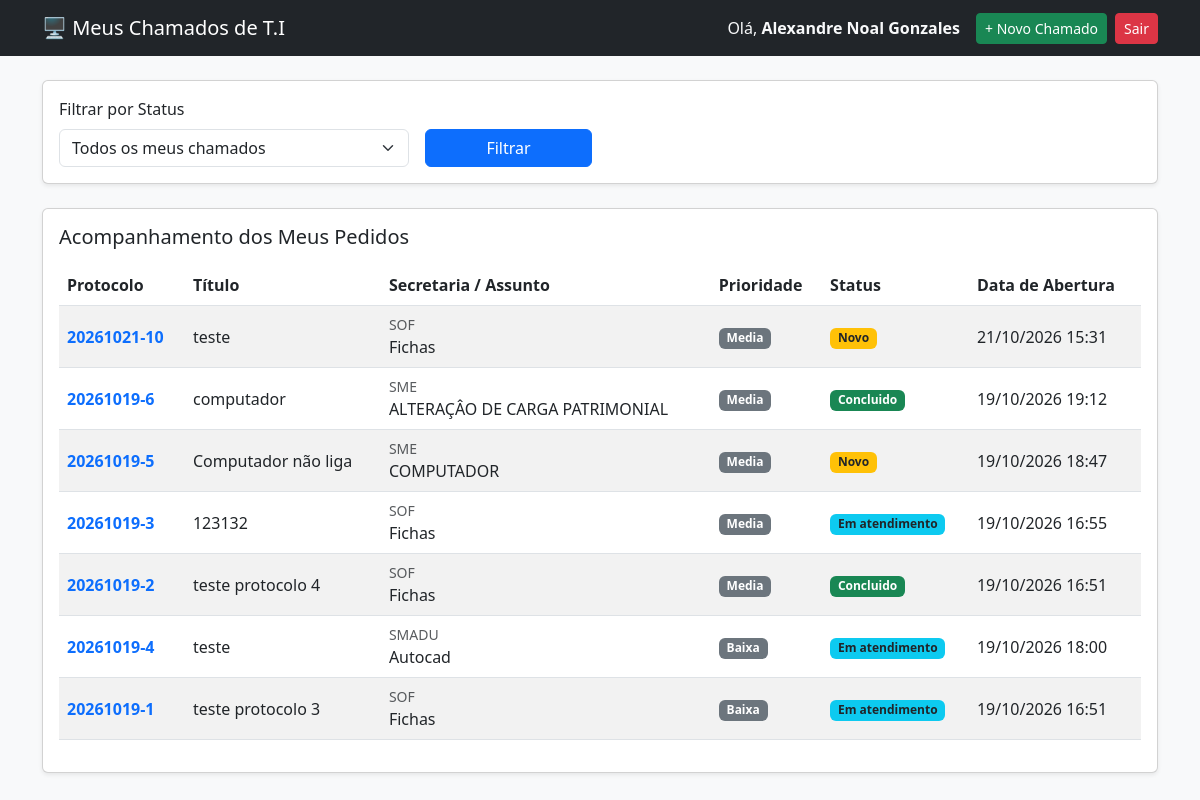
The app's page /meus_chamados.php (signed in) with its own data.
### tables this page shows
CREATE TABLE `chamados` (
  `id` int(11) NOT NULL,
  `protocolo` varchar(20) NOT NULL,
  `solicitante_id` int(11) NOT NULL,
  `tecnico_id` int(11) DEFAULT NULL,
  `secretaria_id` int(11) NOT NULL,
  `setor_id` int(11) NOT NULL,
  `servico_id` int(11) NOT NULL,
  `titulo` varchar(200) NOT NULL,
  `descricao` text NOT NULL,
  `equipamento_id` int(11) DEFAULT NULL,
  `equipamento` varchar(255) DEFAULT NULL,
  `patrimonio` varchar(100) DEFAULT NULL,
  `prioridade` enum('baixa','media','alta','urgente') DEFAULT 'media',
  `status` enum('novo','em_atendimento','pendente','concluido','cancelado') DEFAULT 'novo',
  `data_abertura` timestamp NOT NULL DEFAULT current_timestamp(),
  `data_conclusao` datetime DEFAULT NULL,
  `nova_interacao_solicitante` tinyint(1) DEFAULT 0,
  `ultima_interacao_em` datetime DEFAULT NULL,
  `nova_interacao_tecnico` tinyint(1) DEFAULT 0
);

CREATE TABLE `secretarias` (
  `id` int(11) NOT NULL,
  `nome` varchar(150) NOT NULL,
  `ativo` tinyint(1) DEFAULT 1,
  `created_at` timestamp NOT NULL DEFAULT current_timestamp()
);

CREATE TABLE `servicos` (
  `id` int(11) NOT NULL,
  `nome` varchar(150) NOT NULL,
  `descricao` text DEFAULT NULL,
  `sla_horas` int(11) DEFAULT 24,
  `ativo` tinyint(1) DEFAULT 1
);

### meus_chamados.php (the view, shortened to what this page needs)
<?php
require_once 'conexao.php';
$usuario_id = $_SESSION['usuario_id'];
$sql = "SELECT c.*, s.nome as servico_nome, sec.nome as secretaria_nome
        FROM chamados c
        JOIN servicos s ON c.servico_id = s.id
        JOIN secretarias sec ON c.secretaria_id = sec.id
        WHERE c.solicitante_id = :usuario_id";
$params = [':usuario_id' => $usuario_id];
$sql .= " ORDER BY FIELD(c.prioridade, 'urgente', 'alta', 'media', 'baixa'), c.data_abertura DESC";
$stmt = $pdo->prepare($sql);
$stmt->execute($params);
$meus_chamados = $stmt->fetchAll();
?>
<!DOCTYPE html>
<html lang="pt-br">
<head>
    <link href="https://cdn.jsdelivr.net/npm/bootstrap@5.3.0/dist/css/bootstrap.min.css" rel="stylesheet">
</head>
<body class="bg-light">
    <nav class="navbar navbar-dark bg-dark mb-4">
        <div class="container">
            <a class="navbar-brand" href="meus_chamados.php">🖥️ Meus Chamados de T.I</a>
            <div class="d-flex align-items-center gap-2">
                <span class="text-light me-2">Olá, <strong><?= htmlspecialchars($_SESSION['usuario_nome']) ?></strong></span>
                <a href="novo_chamado.php" class="btn btn-success btn-sm">+ Novo Chamado</a>
                <a href="logout.php" class="btn btn-danger btn-sm">Sair</a>
            </div>
        </div>
    </nav>
    <div class="container">
        <div class="card shadow-sm mb-4">
            <div class="card-body">
                <form method="GET" class="row g-3 align-items-end">
                    <div class="col-md-4">
                        <label class="form-label">Filtrar por Status</label>
                        <select name="status" class="form-select">
                            <option value="">Todos os meus chamados</option>
                        </select>
                    </div>
                    <div class="col-md-2 mt-0">
                        <button type="submit" class="btn btn-primary w-100">Filtrar</button>
                    </div>
                </form>
            </div>
        </div>
        <div class="card shadow-sm">
            <div class="card-body">
                <h5 class="card-title mb-3">Acompanhamento dos Meus Pedidos</h5>
                <div class="table-responsive">
                    <table class="table table-striped align-middle">
                        <thead>
                            <tr>
                                <th>Protocolo</th>
                                <th>Título</th>
                                <th>Secretaria / Assunto</th>
                                <th>Prioridade</th>
                                <th>Status</th>
                                <th>Data de Abertura</th>
                            </tr>
                        </thead>
                        <tbody>
                            <?php if (count($meus_chamados) > 0): ?>
                                <?php foreach ($meus_chamados as $ch): ?>
                                    <tr>
                                        <td><a href="detalhes_chamado.php?id=<?= $ch['id'] ?>" class="text-decoration-none"><strong><?= htmlspecialchars($ch['protocolo']) ?></strong></a></td>
                                        <td><?= htmlspecialchars($ch['titulo']) ?></td>
                                        <td>
                                            <small class="text-muted d-block"><?= htmlspecialchars($ch['secretaria_nome']) ?></small>
                                            <?= htmlspecialchars($ch['servico_nome']) ?>
                                        </td>
                                        <td><span class="badge bg-secondary"><?= ucfirst($ch['prioridade']) ?></span></td>
                                        <td>
                                            <?php
                                                $badgeBg = match($ch['status']) {
                                                    'novo' => 'bg-warning text-dark',
                                                    'em_atendimento' => 'bg-info text-dark',
                                                    'pendente' => 'bg-secondary',
                                                    'concluido' => 'bg-success',
                                                    default => 'bg-dark'
                                                };
                                            ?>
                                            <span class="badge <?= $badgeBg ?>"><?= ucfirst(str_replace('_', ' ', $ch['status'])) ?></span>
                                        </td>
                                        <td><?= date('d/m/Y H:i', strtotime($ch['data_abertura'])) ?></td>
                                    </tr>
                                <?php endforeach; ?>
                            <?php else: ?>
                                <tr>
                                    <td colspan="6" class="text-center text-muted">Você ainda não abriu nenhum chamado com estes filtros.</td>
                                </tr>
                            <?php endif; ?>
                        </tbody>
                    </table>
                </div>
            </div>
        </div>
    </div>
</body>
</html>

### records on screen
chamados: protocolo "20261021-10", titulo "teste", secretaria.nome "SOF", servico.nome "Fichas", prioridade "Media", status "Novo", data_abertura "21/10/2026 15:31"
chamados: protocolo "20261019-6", titulo "computador", secretaria.nome "SME", servico.nome "ALTERAÇÂO DE CARGA PATRIMONIAL", prioridade "Media", status "Concluido", data_abertura "19/10/2026 19:12"
chamados: protocolo "20261019-5", titulo "Computador não liga", secretaria.nome "SME", servico.nome "COMPUTADOR", prioridade "Media", status "Novo", data_abertura "19/10/2026 18:47"
chamados: protocolo "20261019-3", titulo "123132", secretaria.nome "SOF", servico.nome "Fichas", prioridade "Media", status "Em atendimento", data_abertura "19/10/2026 16:55"
chamados: protocolo "20261019-2", titulo "teste protocolo 4", secretaria.nome "SOF", servico.nome "Fichas", prioridade "Media", status "Concluido", data_abertura "19/10/2026 16:51"
chamados: protocolo "20261019-4", titulo "teste", secretaria.nome "SMADU", servico.nome "Autocad", prioridade "Baixa", status "Em atendimento", data_abertura "19/10/2026 18:00"
chamados: protocolo "20261019-1", titulo "teste protocolo 3", secretaria.nome "SOF", servico.nome "Fichas", prioridade "Baixa", status "Em atendimento", data_abertura "19/10/2026 16:51"

### other values on screen
$_SESSION['usuario_nome'] "Alexandre Noal Gonzales"
